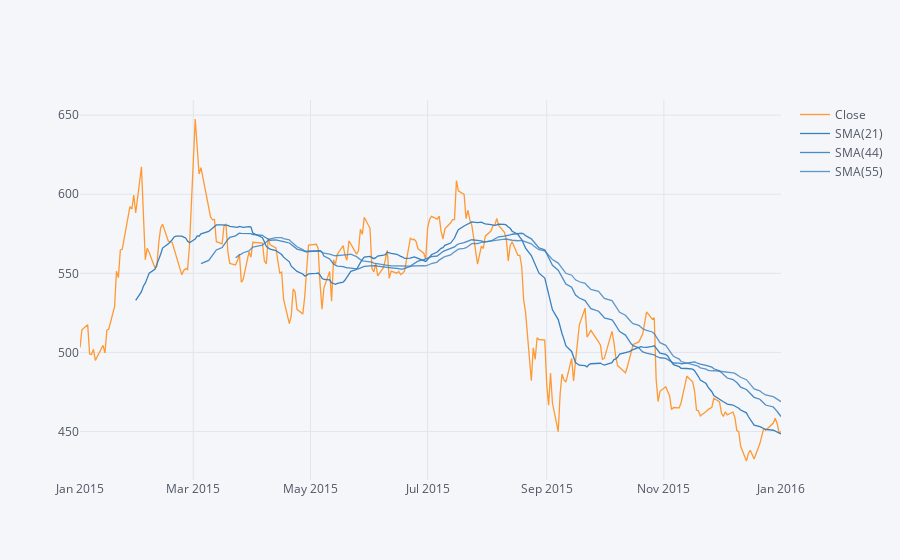

Here is the notebook cell this chart was saved with:
### Markdown cell above
**Simple Moving Averages on Axis bank of year 2015 using technical analysis of plotly(.ta_plot()).**

### Code cell
AXIS['Close'].loc['2015-01-01':'2016-01-01'].ta_plot(study='sma',periods=[21,44,55],title='Simple Moving Averages')

### Figure 1 — Plotly figure (JSON) as saved in the notebook; plotly's stock layout.template omitted (floating-point values rounded to 4 significant figures; data arrays with more than 128 entries replaced by an {"elided": "..."} marker saying what was removed)
{"data": [{"line": {"color": "rgba(255, 153, 51, 1.0)", "dash": "solid", "shape": "linear", "width": 1.3}, "mode": "lines", "name": "Close", "text": "", "type": "scatter", "x": {"elided": "247 str values"}, "y": {"elided": "247 float values"}}, {"line": {"color": "rgba(55, 128, 191, 1.0)", "dash": "solid", "shape": "linear", "width": 1.3}, "mode": "lines", "name": "SMA(21)", "text": "", "type": "scatter", "x": {"elided": "247 str values"}, "y": {"elided": "247 mixed values"}}, {"line": {"color": "rgba(55, 128, 191, 0.8999999999999999)", "dash": "solid", "shape": "linear", "width": 1.3}, "mode": "lines", "name": "SMA(44)", "text": "", "type": "scatter", "x": {"elided": "247 str values"}, "y": {"elided": "247 mixed values"}}, {"line": {"color": "rgba(55, 128, 191, 0.7999999999999998)", "dash": "solid", "shape": "linear", "width": 1.3}, "mode": "lines", "name": "SMA(55)", "text": "", "type": "scatter", "x": {"elided": "247 str values"}, "y": {"elided": "247 mixed values"}}], "layout": {"legend": {"bgcolor": "#F5F6F9", "font": {"color": "#4D5663"}}, "paper_bgcolor": "#F5F6F9", "plot_bgcolor": "#F5F6F9", "title": {"font": {"color": "#4D5663"}}, "xaxis": {"gridcolor": "#E1E5ED", "showgrid": true, "tickfont": {"color": "#4D5663"}, "title": {"font": {"color": "#4D5663"}, "text": ""}, "zerolinecolor": "#E1E5ED"}, "yaxis": {"gridcolor": "#E1E5ED", "showgrid": true, "tickfont": {"color": "#4D5663"}, "title": {"font": {"color": "#4D5663"}, "text": ""}, "zerolinecolor": "#E1E5ED"}}}
